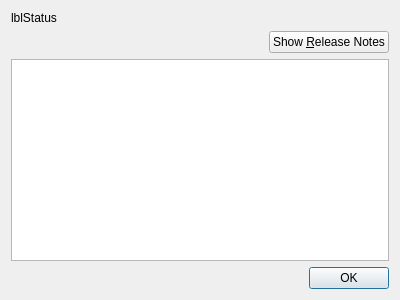
<?xml version="1.0" encoding="UTF-8"?>
<ui version="4.0">
 <class>UpdateDialog</class>
 <widget class="QDialog" name="UpdateDialog">
  <property name="geometry">
   <rect>
    <x>0</x>
    <y>0</y>
    <width>400</width>
    <height>300</height>
   </rect>
  </property>
  <property name="sizePolicy">
   <sizepolicy hsizetype="Preferred" vsizetype="Preferred">
    <horstretch>0</horstretch>
    <verstretch>0</verstretch>
   </sizepolicy>
  </property>
  <property name="windowTitle">
   <string notr="true"/>
  </property>
  <layout class="QVBoxLayout" name="verticalLayout">
   <item>
    <widget class="QLabel" name="lblStatus">
     <property name="text">
      <string>lblStatus</string>
     </property>
     <property name="openExternalLinks">
      <bool>true</bool>
     </property>
    </widget>
   </item>
   <item>
    <layout class="QHBoxLayout" name="horizontalLayout">
     <item>
      <spacer name="horizontalSpacer">
       <property name="orientation">
        <enum>Qt::Horizontal</enum>
       </property>
       <property name="sizeHint" stdset="0">
        <size>
         <width>40</width>
         <height>20</height>
        </size>
       </property>
      </spacer>
     </item>
     <item>
      <widget class="QPushButton" name="btnReleaseNotes">
       <property name="text">
        <string>Show &amp;Release Notes</string>
       </property>
       <property name="checkable">
        <bool>true</bool>
       </property>
       <property name="checked">
        <bool>false</bool>
       </property>
      </widget>
     </item>
    </layout>
   </item>
   <item>
    <widget class="QTextBrowser" name="txtReleaseNotes">
     <property name="openExternalLinks">
      <bool>false</bool>
     </property>
    </widget>
   </item>
   <item>
    <widget class="QDialogButtonBox" name="buttonBox">
     <property name="orientation">
      <enum>Qt::Horizontal</enum>
     </property>
     <property name="standardButtons">
      <set>QDialogButtonBox::Ok</set>
     </property>
    </widget>
   </item>
  </layout>
 </widget>
 <resources/>
 <connections>
  <connection>
   <sender>buttonBox</sender>
   <signal>accepted()</signal>
   <receiver>UpdateDialog</receiver>
   <slot>accept()</slot>
   <hints>
    <hint type="sourcelabel">
     <x>248</x>
     <y>254</y>
    </hint>
    <hint type="destinationlabel">
     <x>157</x>
     <y>274</y>
    </hint>
   </hints>
  </connection>
  <connection>
   <sender>buttonBox</sender>
   <signal>rejected()</signal>
   <receiver>UpdateDialog</receiver>
   <slot>reject()</slot>
   <hints>
    <hint type="sourcelabel">
     <x>316</x>
     <y>260</y>
    </hint>
    <hint type="destinationlabel">
     <x>286</x>
     <y>274</y>
    </hint>
   </hints>
  </connection>
 </connections>
</ui>
